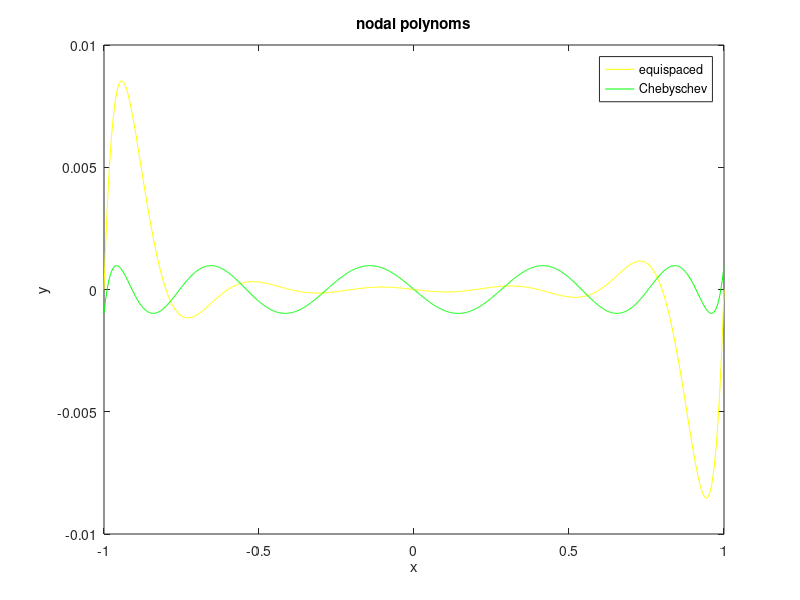

MATLAB code to generate this figure:
fprintf('compute nodal polynom for equisapced nodes and Chebyschev nodes\n')

% number of nodes 
n = 10;
n1 = n+1;

% domain
alfa = -1; beta = 1;

% equispaced nodes 
x_e = linspace(alfa,beta,n1)'; 

% Chebyschev nodes 
x_c = cos((2*(0:n)+1)./(2*n+2)*pi)'; 

% valuation points
N = 1000;
t = linspace(alfa,beta,N)';

% nodal polynom
w = @(t,x,N,n1)(prod(t*ones(1,n1)-ones(N,1)*x',2)); 

% plot nodal polynoms
figure(1)
plot(t,w(t,x_e,N,n1),'y') % equispaced
hold on
plot(t,w(t,x_c,N,n1),'g') % Chebyschev 
xlabel('x')
ylabel('y')
title('nodal polynoms')
legend('equispaced','Chebyschev')

% compare the infinite norm 
disp('compare the infinite norm')
disp('  equispaced   Chebyschev')
norm_equi = max(abs(w(t,x_e,N,n1)));
norm_cheby = max(abs(w(t,x_c,N,n1)));
disp([norm_equi,norm_cheby])


